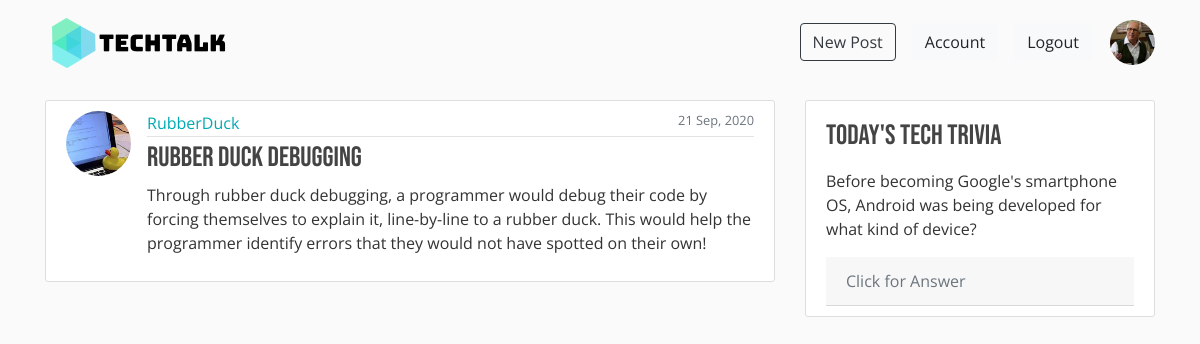
Page /post/20 (signed in) on the committed database.
### techtalk/models.py (models this page shows, shortened)
class User(db.Model, UserMixin):
    id = db.Column(db.Integer, primary_key=True)
    username = db.Column(db.String(20), unique=True, nullable=False)
    email = db.Column(db.String(120), unique=True, nullable=False)
    image_file = db.Column(db.String(20), nullable=False, default='default.jpg')
    password = db.Column(db.String(60), nullable=False)
    posts = db.relationship('Post', backref='author', lazy=True)

class Post(db.Model):
    id = db.Column(db.Integer, primary_key=True)
    title = db.Column(db.String(100), nullable=False)
    date_posted = db.Column(db.DateTime, nullable=False, default=datetime.utcnow)
    content = db.Column(db.Text, nullable=False)
    user_id = db.Column(db.Integer, db.ForeignKey('user.id'), nullable=False)

### techtalk/posts/routes.py (the view)
@posts.route("/post/<int:post_id>")
def post(post_id):
    post = Post.query.get_or_404(post_id)
    return render_template('post.html', title=post.title, post=post)

### techtalk/models.py (called while the page is built)
@login_manager.user_loader
def load_user(user_id):
    return User.query.get(int(user_id))

### techtalk/templates/post.html (shortened to what this page needs)
{% extends "layout.html" %}
{% block content %}
<article class="media content-section">
    <img class="rounded-circle article-img" src="{{ url_for('static', filename='profile_pics/' + post.author.image_file) }}" alt="">
    <div class="media-body">
        <div class="article-metadata">
            <a class="mr-2" href="{{ url_for('users.user_posts', username=post.author.username) }}">{{ post.author.username }}</a>
            <small class="text-muted float-right">{{ post.date_posted.strftime('%d %b, %Y') }}</small>
        </div>
        <h3 class="article-title">{{ post.title }}</h3>
        <p class="article-content">{{ post.content }}</p>
    </div>
</article>
{% endblock content %}

### techtalk/templates/layout.html (shortened to what this page needs)
<!DOCTYPE html>
<html>
<head>
    <link rel="stylesheet" href="https://stackpath.bootstrapcdn.com/bootstrap/4.5.2/css/bootstrap.min.css"
>
    <link rel="stylesheet" href="{{ url_for('static', filename='main.css') }}">
</head>
<body>
    <header class="site-header mb-3">
        <nav class="navbar navbar-expand-md navbar-light bg-steel">
            <div class="container">
                <a class="navbar-brand mr-4" href="/"><img src="{{ url_for('static', filename='logo.png') }}"></a>
                <div class="collapse navbar-collapse" id="navbarToggle">
                    <div class="navbar-nav ml-auto">
                        {% if current_user.is_authenticated %}
                        <a class="nav-item m-2" href="{{ url_for('posts.create_post') }}">
                            <button type="button" class="btn btn-outline-dark">New Post</button>
                        </a>
                        <a class="nav-item m-2" href="{{ url_for('users.account') }}">
                            <button type="button" class="btn btn-light">Account</button>
                        </a>
                        <a class="nav-item m-2" href="{{ url_for('users.logout') }}">
                            <button type="button" class="btn btn-light">Logout</button>
                        </a>
                        <a href="{{ url_for('users.user_posts', username=current_user.username) }}">
                            <img src="{{ url_for('static', filename='profile_pics/' + current_user.image_file) }}" class="rounded-circle user-img">
                        </a>
                        {% endif %}
                    </div>
                </div>
            </div>
        </nav>
    </header>
    <main role="main" class="container">
        <div class="row">
            <div class="col-md-8">
                {% block content %}{% endblock %}
            </div>
            <div class="col-md-4">
                <div class="content-section">
                    <h3 class="mt-2 mb-3">Today's Tech Trivia</h3>
                    <p>Before becoming Google's smartphone OS, Android was being developed for what kind of device?</p>
                    <div class="card-header" id="triviaHeading" style="cursor: pointer">
                          <p class="text-muted text-left mb-0" data-toggle="collapse" data-target="#triviaCollapse" aria-expanded="true" aria-controls="triviaCollapse">
                            Click for Answer
                          </p>
                      </div>
                    </div>
                </div>
            </div>
    </main>
</body>
</html>

### techtalk/static/main.css (style rules this page uses)
* { font-family: 'Open Sans', sans-serif; }
body { background: #fafafa; color: #333333; }
h1, h2, h3, h4, h5, h6 { color: #444444; font-family: 'Bebas Neue', cursive; }
a { color: #00AAB3; }
.bg-steel { background-color: #fafafa; }
.content-section { background: #ffffff; padding: 10px 20px; border: 1px solid #dddddd; border-radius: 3px; margin-bottom: 20px; }
.article-title { color: #444444; font-family: 'Bebas Neue', cursive; }
.article-content { white-space: pre-line; }
.article-img { height: 65px; width: 65px; margin-right: 16px; }
.user-img { height: 45px; width: 45px; margin: 5px 0 0 10px; }
.article-metadata { padding-bottom: 1px; margin-bottom: 4px; border-bottom: 1px solid #e3e3e3; }

### rows in the picture
User: image_file (picture)
User: image_file (picture), author.username "RubberDuck"
Post: date_posted "21 Sep, 2020", title "Rubber Duck Debugging", content "Through rubber duck debugging, a programmer would debug their code by forcing themselves to explain it, line-by-line to a rubber duck. This would help the programmer identify errors that they would not have spotted on their own!"
